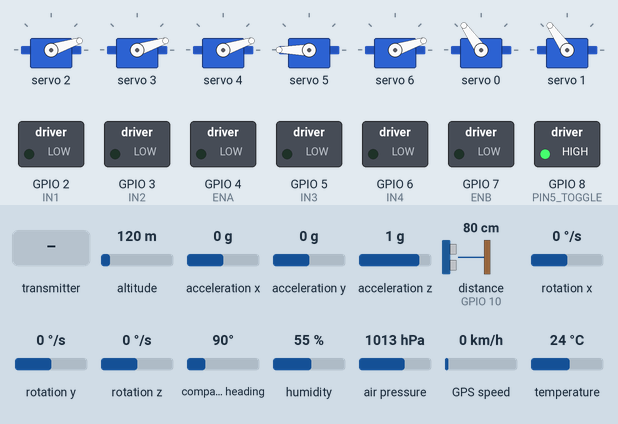
Simulated run of this sketch. Board: ESP32-S3. On the bench: 7 × servo, switched loads named in the sketch (green lamp = pin HIGH). The inputs (shaded band) are chosen by the test bench; at power-on: altitude 120 m, acceleration x 0 g, acceleration y 0 g, acceleration z 1 g, distance to the obstacle (sensor on GPIO 10) 80 cm, rotation x 0 °/s, rotation y 0 °/s, rotation z 0 °/s, compass heading 90°, humidity 55 %, air pressure 1013 hPa, GPS speed 0 km/h, temperature 24 °C. The echo pulse lasts 58.3 µs per cm; the GPS gets a fix after 3 s at 37.7749, -122.4194 with 8 satellites.

Above: at 2.2 s.
2.3 s: the transmitter starts sending pots.1 = 4095
At 3.4 s:
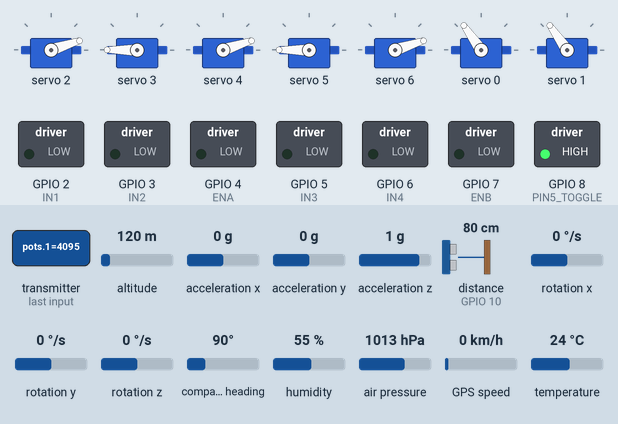
3.9 s: the transmitter starts sending pots.0 = 2048
At 4.8 s:
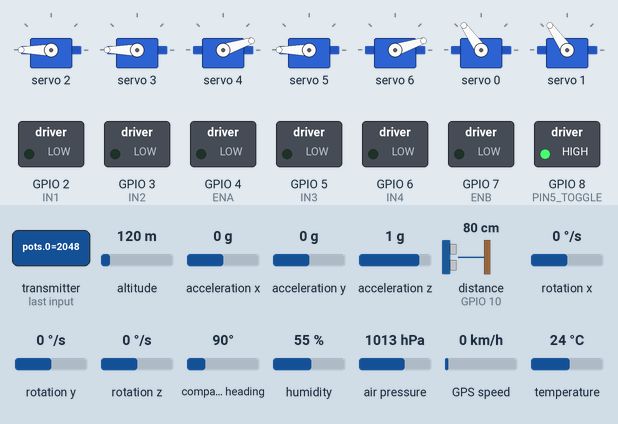
5.4 s: the transmitter starts sending pots.4 = 1024
At 6.7 s:
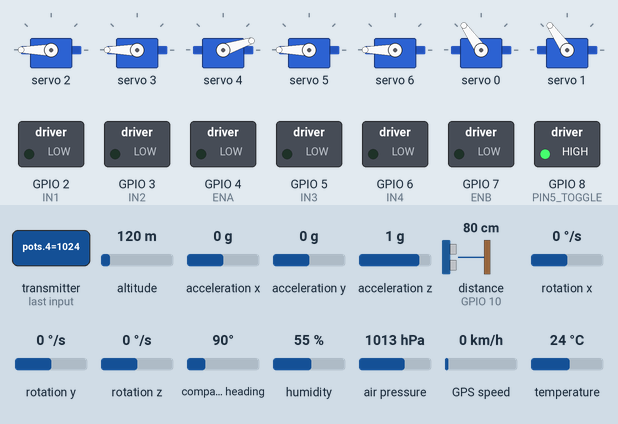
7.0 s: the transmitter starts sending pots.2 = 2048
At 8.2 s:
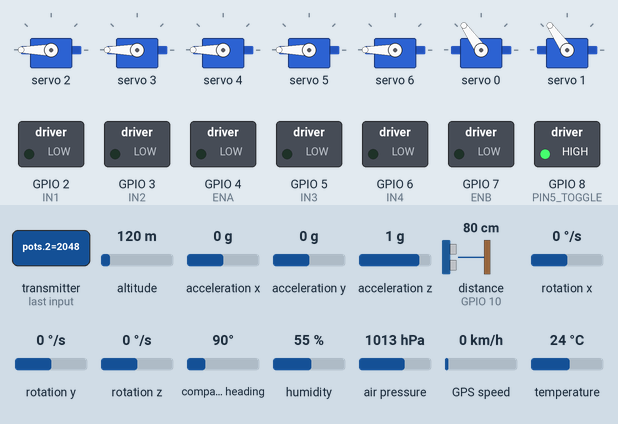
8.5 s: the transmitter starts sending pots.3 = 1024
At 9.0 s:
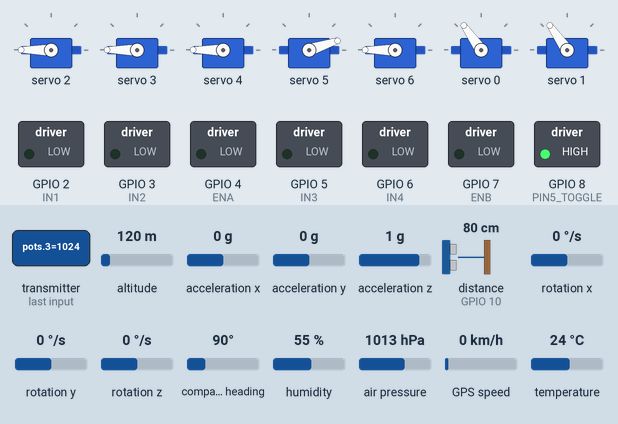
10.1 s: the transmitter starts sending pots.0 = 0
At 10.4 s:
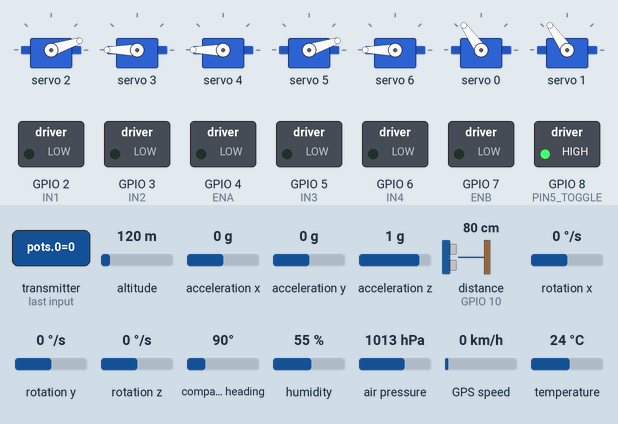
Timing chart, 0 to 12.6 s (numbered marks = the images above; inputs shaded):
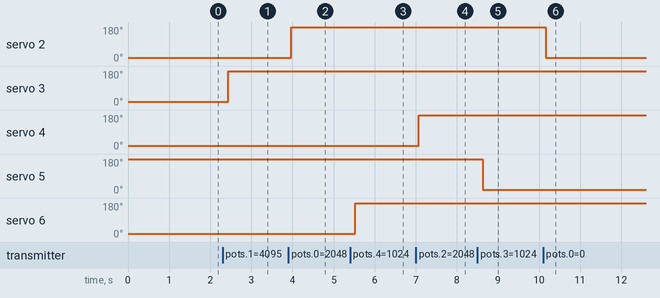

The sketch:

v2.ino
```cpp
#include <esp_now.h>
#include <WiFi.h>
#include <Wire.h>
#include <Adafruit_PWMServoDriver.h>
#include <Adafruit_BME280.h>
#include <TinyGPS++.h>
#include <NewPing.h>
#include <QMC5883LCompass.h>
#include <MPU6050_light.h>

// ---------------- Rover data ----------------
struct RoverData {
  uint8_t buttons[12];       // Control buttons
  uint16_t pots[5];          // Potentiometers

  // Sensor data
  float temperature;
  float pressure;
  float humidity;
  float altitude;
  double latitude;
  double longitude;
  float distance_cm;
  int compass_azimuth;
  float mpu_temp;
  float mpu_accX;
  float mpu_accY;
};

volatile RoverData roverState;

// ---------------- Pins ----------------
const int IN1=2, IN2=3, ENA=4, IN3=5, IN4=6, ENB=7;
const int MOTOR_SPEED=255;
const int PIN5_TOGGLE=8;
bool pin5State=true;

// Servos
#define MIN_PULSE 150
#define MAX_PULSE 600
#define SERVO_CHANNEL_START 2
#define GRIPPER_CHANNEL 7
Adafruit_PWMServoDriver pwm = Adafruit_PWMServoDriver(0x40);

// Camera servos
#define CAM_SERVO1 0
#define CAM_SERVO2 1
int camServo1Pos=90;
int camServo2Pos=90;

// ---------------- Sensors ----------------
Adafruit_BME280 bme;
#define SEALEVEL_PRESSURE_HPA 1013.25

TinyGPSPlus gps;
HardwareSerial GPSSerial(1);

#define TRIG_PIN 9
#define ECHO_PIN 10
NewPing sonar(TRIG_PIN, ECHO_PIN, 200);

QMC5883LCompass compass;
MPU6050 mpu(Wire);

// ---------------- ESP-NOW ----------------
uint8_t broadcastAddress[] = {0xFF,0xFF,0xFF,0xFF,0xFF,0xFF};

// Callback for incoming control data
void OnDataRecv(const esp_now_recv_info_t *info, const uint8_t *data, int len){
  if(len!=sizeof(RoverData)) return;
  memcpy((void*)&roverState, data, sizeof(RoverData));
}

// ---------------- Setup ----------------
void setup(){
  Serial.begin(115200);

  WiFi.mode(WIFI_STA);
  if(esp_now_init()!=ESP_OK){
    Serial.println("ESP-NOW init failed!");
    return;
  }
  esp_now_register_recv_cb(OnDataRecv);

  // Add broadcast peer
  esp_now_peer_info_t peerInfo{};
  memcpy(peerInfo.peer_addr, broadcastAddress, 6);
  peerInfo.channel = 0;
  peerInfo.encrypt = false;
  if(esp_now_add_peer(&peerInfo)!=ESP_OK){
    Serial.println("Failed to add broadcast peer");
  }

  // Motor pins
  pinMode(IN1,OUTPUT); pinMode(IN2,OUTPUT); pinMode(ENA,OUTPUT);
  pinMode(IN3,OUTPUT); pinMode(IN4,OUTPUT); pinMode(ENB,OUTPUT);
  analogWrite(ENA,0); analogWrite(ENB,0);

  pinMode(PIN5_TOGGLE, OUTPUT);
  digitalWrite(PIN5_TOGGLE,HIGH);

  // Servo init
  Wire.begin(16,17);
  pwm.begin();
  pwm.setPWMFreq(50);

  // Sensors init
  if(!bme.begin(0x76,&Wire)) Serial.println("BME280 not found");
  GPSSerial.begin(9600, SERIAL_8N1, 11, 12);
  compass.init();
  mpu.begin();
  mpu.calcOffsets(true,false);
}

// ---------------- Loop ----------------
void loop(){
  // --- Motor control ---
  if(roverState.buttons[0]) moveForward();
  else if(roverState.buttons[1]) turnLeft();
  else if(roverState.buttons[2]) turnRight();
  else if(roverState.buttons[3]) moveBackward();
  else stopMotors();

  // Servo control channels 2-6 from pots
  for(int i=0;i<5;i++){
    int angle=map(roverState.pots[i],0,1023,0,180);
    if(i==3) angle=180-angle;
    setServoAngle(SERVO_CHANNEL_START+i,angle);
  }

  // Button 5 toggle
  static bool lastButton5=false;
  if(roverState.buttons[4] && !lastButton5){
    pin5State=!pin5State;
    digitalWrite(PIN5_TOGGLE,pin5State?HIGH:LOW);
  }
  lastButton5=roverState.buttons[4];

  // Button 6 gripper
  static bool lastButton6=false;
  static bool gripperState=false;
  if(roverState.buttons[5] && !lastButton6){
    gripperState=!gripperState;
    setServoAngle(GRIPPER_CHANNEL,gripperState?140:80);
  }
  lastButton6=roverState.buttons[5];

  // Camera servos
  if(roverState.buttons[6]) camServo1Pos=constrain(camServo1Pos-1,0,180);
  if(roverState.buttons[7]) camServo2Pos=constrain(camServo2Pos+1,0,180);
  if(roverState.buttons[8]) camServo2Pos=constrain(camServo2Pos-1,0,180);
  if(roverState.buttons[9]) camServo1Pos=constrain(camServo1Pos+1,0,180);
  setServoAngle(CAM_SERVO1,camServo1Pos);
  setServoAngle(CAM_SERVO2,camServo2Pos);

  // --- Read sensors ---
  roverState.temperature = bme.readTemperature();
  roverState.pressure    = bme.readPressure()/100.0F;
  roverState.humidity    = bme.readHumidity();
  roverState.altitude    = bme.readAltitude(SEALEVEL_PRESSURE_HPA);

  while(GPSSerial.available()>0) gps.encode(GPSSerial.read());
  if(gps.location.isValid()){
    roverState.latitude=gps.location.lat();
    roverState.longitude=gps.location.lng();
  }

  roverState.distance_cm=sonar.ping_cm();

  compass.read();
  int az=compass.getAzimuth();
  if(az<0) az+=360;
  roverState.compass_azimuth=az;

  mpu.update();
  roverState.mpu_temp=mpu.getTemp();
  roverState.mpu_accX=mpu.getAccAngleX();
  roverState.mpu_accY=mpu.getAccAngleY();

  // --- Send sensor data to all receivers ---
  esp_err_t result = esp_now_send(broadcastAddress, (uint8_t*)&roverState, sizeof(roverState));
  if(result != ESP_OK) Serial.println("ESP-NOW send failed");

  delay(100);
}

// ---- Motor functions ----
void moveForward(){digitalWrite(IN1,LOW);digitalWrite(IN2,HIGH);analogWrite(ENA,MOTOR_SPEED);digitalWrite(IN3,LOW);digitalWrite(IN4,HIGH);analogWrite(ENB,MOTOR_SPEED);}
void moveBackward(){digitalWrite(IN1,HIGH);digitalWrite(IN2,LOW);analogWrite(ENA,MOTOR_SPEED);digitalWrite(IN3,HIGH);digitalWrite(IN4,LOW);analogWrite(ENB,MOTOR_SPEED);}
void turnLeft(){digitalWrite(IN1,HIGH);digitalWrite(IN2,LOW);analogWrite(ENA,MOTOR_SPEED);digitalWrite(IN3,LOW);digitalWrite(IN4,HIGH);analogWrite(ENB,MOTOR_SPEED);}
void turnRight(){digitalWrite(IN1,LOW);digitalWrite(IN2,HIGH);analogWrite(ENA,MOTOR_SPEED);digitalWrite(IN3,HIGH);digitalWrite(IN4,LOW);analogWrite(ENB,MOTOR_SPEED);}
void stopMotors(){analogWrite(ENA,0);analogWrite(ENB,0);digitalWrite(IN1,LOW);digitalWrite(IN2,LOW);digitalWrite(IN3,LOW);digitalWrite(IN4,LOW);}
void setServoAngle(uint8_t channel,int angle){angle=constrain(angle,0,180);pwm.setPWM(channel,0,map(angle,0,180,MIN_PULSE,MAX_PULSE));}
```

Measured:
- after the input at 2.3 s, servo 3: 18° → 180° after 0.13 s
- after the input at 3.9 s, servo 2: 18° → 180° after 0.07 s
- after the input at 5.4 s, servo 6: 18° → 180° after 0.13 s
- after the input at 7.0 s, servo 4: 18° → 180° after 0.07 s
- after the input at 8.5 s, servo 5: 180° → 18° after 0.13 s
- after the input at 10.1 s, servo 2: 180° → 18° after 0.06 s
